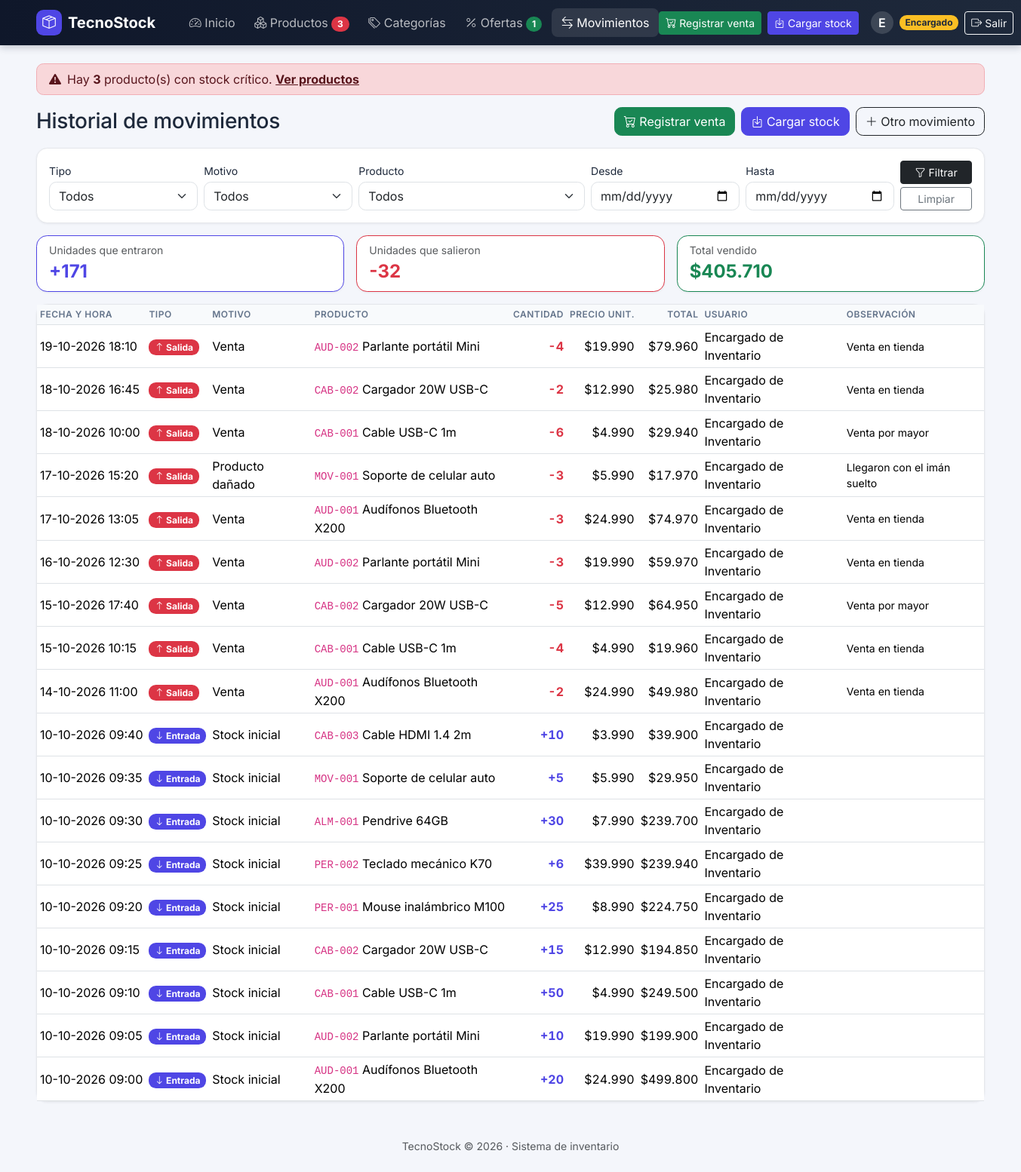
Page /movimientos/index.php (signed in) on the committed database.
### tables this page shows
CREATE TABLE movimiento (
    id_movimiento   INT          NOT NULL AUTO_INCREMENT,
    fecha_hora      DATETIME     NOT NULL DEFAULT CURRENT_TIMESTAMP,
    tipo            ENUM('ENTRADA', 'SALIDA') NOT NULL,
    motivo          VARCHAR(30)  NOT NULL,
    cantidad        INT          NOT NULL,
    precio_unitario INT          NOT NULL DEFAULT 0,
    observacion     VARCHAR(255) NULL,
    id_producto     INT          NOT NULL,
    id_usuario      INT          NOT NULL,
    id_oferta       INT          NULL,

    PRIMARY KEY (id_movimiento),
    CONSTRAINT chk_movimiento_cantidad CHECK (cantidad > 0),
    CONSTRAINT chk_movimiento_precio   CHECK (precio_unitario >= 0),
    CONSTRAINT chk_movimiento_motivo CHECK (
        (tipo = 'ENTRADA' AND motivo IN ('Stock inicial', 'Compra a proveedor', 'Devolución de cliente', 'Ajuste de inventario'))
        OR
        (tipo = 'SALIDA'  AND motivo IN ('Venta', 'Producto dañado', 'Devolución a proveedor', 'Ajuste de inventario'))
    ),
    CONSTRAINT fk_movimiento_producto
        FOREIGN KEY (id_producto) REFERENCES producto (id_producto)
        ON UPDATE CASCADE ON DELETE RESTRICT,
    CONSTRAINT fk_movimiento_usuario
        FOREIGN KEY (id_usuario) REFERENCES usuario (id_usuario)
        ON UPDATE CASCADE ON DELETE RESTRICT,
    CONSTRAINT fk_movimiento_oferta
        FOREIGN KEY (id_oferta) REFERENCES oferta (id_oferta)
        ON UPDATE CASCADE ON DELETE RESTRICT
);

CREATE TABLE producto (
    id_producto  INT          NOT NULL AUTO_INCREMENT,
    codigo       VARCHAR(20)  NOT NULL,
    nombre       VARCHAR(100) NOT NULL,
    descripcion  VARCHAR(255) NULL,
    precio       INT          NOT NULL,
    stock_actual INT          NOT NULL DEFAULT 0,
    stock_minimo INT          NOT NULL DEFAULT 0,
    estado       TINYINT(1)   NOT NULL DEFAULT 1,
    id_categoria INT          NOT NULL,

    PRIMARY KEY (id_producto),
    CONSTRAINT uq_producto_codigo  UNIQUE (codigo),
    CONSTRAINT chk_producto_precio CHECK (precio >= 0),
    CONSTRAINT chk_producto_stock  CHECK (stock_actual >= 0),
    CONSTRAINT chk_producto_minimo CHECK (stock_minimo >= 0),
    CONSTRAINT chk_producto_estado CHECK (estado IN (0, 1)),
    CONSTRAINT fk_producto_categoria
        FOREIGN KEY (id_categoria) REFERENCES categoria (id_categoria)
        ON UPDATE CASCADE ON DELETE RESTRICT
);

CREATE TABLE usuario (
    id_usuario  INT          NOT NULL AUTO_INCREMENT,
    nombre      VARCHAR(100) NOT NULL,
    correo      VARCHAR(120) NOT NULL,
    clave       VARCHAR(255) NOT NULL,
    rol         ENUM('ENCARGADO', 'VENDEDOR') NOT NULL DEFAULT 'VENDEDOR',
    estado      TINYINT(1)   NOT NULL DEFAULT 1,

    PRIMARY KEY (id_usuario),
    CONSTRAINT uq_usuario_correo  UNIQUE (correo),
    CONSTRAINT chk_usuario_estado CHECK (estado IN (0, 1))
);

### includes/funciones.php (called while the page is built, shortened)
<?php
function es_encargado(): bool
{
    return ($_SESSION['rol'] ?? '') === 'ENCARGADO';
}
function e($texto): string
{
    return htmlspecialchars((string) $texto, ENT_QUOTES, 'UTF-8');
}
function texto($valor): string
{
    return is_string($valor) ? trim($valor) : '';
}
function formato_precio($valor): string
{
    return '$' . number_format((int) $valor, 0, ',', '.');
}
function formato_fecha(string $fecha): string
{
    return date('d-m-Y H:i', strtotime($fecha));
}

### movimientos/index.php (the view, shortened to what this page needs)
<?php
require_once __DIR__ . '/../includes/sesion.php';
$desde      = texto($_GET['desde'] ?? '');
$hasta      = texto($_GET['hasta'] ?? '');
function fecha_valida(string $f): string
{
    $d = DateTime::createFromFormat('Y-m-d', $f);
    return ($d && $d->format('Y-m-d') === $f) ? $f : '';
}
$desde = fecha_valida($desde);
$hasta = fecha_valida($hasta);
$condiciones = [];
$parametros  = [];
$where = $condiciones ? ' WHERE ' . implode(' AND ', $condiciones) : '';
$stmt = $pdo->prepare(
    'SELECT m.id_movimiento, m.fecha_hora, m.tipo, m.motivo, m.cantidad, m.precio_unitario, m.id_oferta,
            m.observacion, p.codigo, p.nombre AS producto, u.nombre AS usuario
     FROM movimiento m
     JOIN producto p ON p.id_producto = m.id_producto
     JOIN usuario  u ON u.id_usuario  = m.id_usuario' . $where . '
     ORDER BY m.fecha_hora DESC, m.id_movimiento DESC
     LIMIT 300'
);
$stmt->execute($parametros);
$movimientos = $stmt->fetchAll();
$stmt = $pdo->prepare(
    "SELECT
        COALESCE(SUM(CASE WHEN m.tipo = 'ENTRADA' THEN m.cantidad END), 0) AS unidades_entrada,
        COALESCE(SUM(CASE WHEN m.tipo = 'SALIDA'  THEN m.cantidad END), 0) AS unidades_salida,
        COALESCE(SUM(CASE WHEN m.motivo = 'Venta' THEN m.cantidad * m.precio_unitario END), 0) AS total_ventas
     FROM movimiento m" . $where
);
$stmt->execute($parametros);
$totales = $stmt->fetch();
require __DIR__ . '/../includes/header.php';
?>
<div class="d-flex flex-wrap justify-content-between align-items-center gap-2 mb-3">
    <h1 class="h3 mb-0">Historial de movimientos</h1>
    <div class="d-flex gap-2">
        <a href="registrar.php?tipo=SALIDA&amp;motivo=Venta" class="btn btn-success"><i class="bi bi-cart-check"></i> Registrar venta</a>
        <a href="registrar.php?tipo=ENTRADA&amp;motivo=Compra%20a%20proveedor" class="btn btn-primary"><i class="bi bi-box-arrow-in-down"></i> Cargar stock</a>
        <?php if (es_encargado()): ?>
            <a href="registrar.php" class="btn btn-outline-dark"><i class="bi bi-plus-lg"></i> Otro movimiento</a>
        <?php endif; ?>
    </div>
</div>
<form method="get" class="card card-body mb-3">
    <div class="row g-2 align-items-end">
        <div class="col-md-2">
            <label for="tipo" class="form-label small mb-1">Tipo</label>
            <select id="tipo" name="tipo" class="form-select">
                <option value="">Todos</option>
            </select>
        </div>
        <div class="col-md-2">
            <label for="motivo" class="form-label small mb-1">Motivo</label>
            <select id="motivo" name="motivo" class="form-select">
                <option value="">Todos</option>
            </select>
        </div>
        <div class="col-md-3">
            <label for="id_producto" class="form-label small mb-1">Producto</label>
            <select id="id_producto" name="id_producto" class="form-select">
                <option value="">Todos</option>
            </select>
        </div>
        <div class="col-md-2">
            <label for="desde" class="form-label small mb-1">Desde</label>
            <input type="date" id="desde" name="desde" class="form-control" value="<?= e($desde) ?>">
        </div>
        <div class="col-md-2">
            <label for="hasta" class="form-label small mb-1">Hasta</label>
            <input type="date" id="hasta" name="hasta" class="form-control" value="<?= e($hasta) ?>">
        </div>
        <div class="col-md-1 d-grid gap-1">
            <button class="btn btn-dark btn-sm"><i class="bi bi-funnel"></i> Filtrar</button>
            <a href="index.php" class="btn btn-outline-secondary btn-sm">Limpiar</a>
        </div>
    </div>
</form>
<div class="row g-3 mb-3">
    <div class="col-md-4">
        <div class="card border-primary"><div class="card-body py-2">
            <div class="small text-muted">Unidades que entraron</div>
            <div class="fs-4 fw-bold text-primary">+<?= (int) $totales['unidades_entrada'] ?></div>
        </div></div>
    </div>
    <div class="col-md-4">
        <div class="card border-danger"><div class="card-body py-2">
            <div class="small text-muted">Unidades que salieron</div>
            <div class="fs-4 fw-bold text-danger">-<?= (int) $totales['unidades_salida'] ?></div>
        </div></div>
    </div>
    <div class="col-md-4">
        <div class="card border-success"><div class="card-body py-2">
            <div class="small text-muted">Total vendido</div>
            <div class="fs-4 fw-bold text-success"><?= formato_precio($totales['total_ventas']) ?></div>
        </div></div>
    </div>
</div>
<div class="card">
    <div class="table-responsive">
        <table class="table table-hover table-sm align-middle mb-0">
            <thead>
                <tr>
                    <th>Fecha y hora</th>
                    <th>Tipo</th>
                    <th>Motivo</th>
                    <th>Producto</th>
                    <th class="num">Cantidad</th>
                    <th class="num">Precio unit.</th>
                    <th class="num">Total</th>
                    <th>Usuario</th>
                    <th>Observación</th>
                </tr>
            </thead>
            <tbody>
            <?php foreach ($movimientos as $m): ?>
                <tr>
                    <td class="text-nowrap"><?= e(formato_fecha($m['fecha_hora'])) ?></td>
                    <td>
                        <?php if ($m['tipo'] === 'ENTRADA'): ?>
                            <span class="badge bg-primary"><i class="bi bi-arrow-down"></i> Entrada</span>
                        <?php else: ?>
                            <span class="badge bg-danger"><i class="bi bi-arrow-up"></i> Salida</span>
                        <?php endif; ?>
                    </td>
                    <td>
                        <?= e($m['motivo']) ?>
                    </td>
                    <td><code><?= e($m['codigo']) ?></code> <?= e($m['producto']) ?></td>
                    <td class="num fw-bold <?= $m['tipo'] === 'ENTRADA' ? 'text-primary' : 'text-danger' ?>">
                        <?= $m['tipo'] === 'ENTRADA' ? '+' : '-' ?><?= (int) $m['cantidad'] ?>
                    </td>
                    <td class="num"><?= formato_precio($m['precio_unitario']) ?></td>
                    <td class="num"><?= formato_precio($m['cantidad'] * $m['precio_unitario']) ?></td>
                    <td><?= e($m['usuario']) ?></td>
                    <td class="small"><?= e($m['observacion']) ?></td>
                </tr>
            <?php endforeach; ?>
            </tbody>
        </table>
    </div>
</div>
<?php require __DIR__ . '/../includes/footer.php'; ?>

### assets/css/estilos.css (style rules this page uses)
:root { --marca: #4f46e5; --marca-oscuro: #4338ca; --marca-suave: #eef2ff; --fondo: #f4f6fb; --nav-1: #0f172a; --nav-2: #1e293b; --bs-body-font-family: 'Inter', system-ui, -apple-system, 'Segoe UI', sans-serif; --bs-primary: #4f46e5; --bs-primary-rgb: 79, 70, 229; --bs-link-color: #4f46e5; --bs-link-color-rgb: 79, 70, 229; --bs-link-hover-color: #4338ca; --bs-border-radius: .6rem; }
body.app { background-color: var(--fondo); color: #1e293b; }
.btn-primary { --bs-btn-bg: var(--marca); --bs-btn-border-color: var(--marca); --bs-btn-hover-bg: var(--marca-oscuro); --bs-btn-hover-border-color: var(--marca-oscuro); --bs-btn-active-bg: var(--marca-oscuro); --bs-btn-active-border-color: var(--marca-oscuro); --bs-btn-disabled-bg: var(--marca); --bs-btn-disabled-border-color: var(--marca); }
.card { border: 1px solid #e5e7eb; border-radius: .9rem; box-shadow: 0 1px 3px rgba(15, 23, 42, .06); }
.table > thead th { font-size: .75rem; text-transform: uppercase; letter-spacing: .04em; color: #64748b; font-weight: 600; background: #f8fafc; }
h1 { font-weight: 700; letter-spacing: -.01em; }
.num { text-align: right; font-variant-numeric: tabular-nums; white-space: nowrap; }

### rows in the picture
movimiento: fecha_hora "19-10-2026 18:10", tipo "SALIDA" (drawn), motivo "Venta", id_producto.codigo "AUD-002", id_producto.nombre "Parlante portátil Mini", cantidad "4", precio_unitario "$19.990", formato_precio($m['cantidad'] * $m['precio_unitario']) "$79.960", id_usuario.nombre "Encargado de Inventario", observacion "Venta en tienda"
movimiento: fecha_hora "18-10-2026 16:45", tipo "SALIDA" (drawn), motivo "Venta", id_producto.codigo "CAB-002", id_producto.nombre "Cargador 20W USB-C", cantidad "2", precio_unitario "$12.990", formato_precio($m['cantidad'] * $m['precio_unitario']) "$25.980", id_usuario.nombre "Encargado de Inventario", observacion "Venta en tienda"
movimiento: fecha_hora "18-10-2026 10:00", tipo "SALIDA" (drawn), motivo "Venta", id_producto.codigo "CAB-001", id_producto.nombre "Cable USB-C 1m", cantidad "6", precio_unitario "$4.990", formato_precio($m['cantidad'] * $m['precio_unitario']) "$29.940", id_usuario.nombre "Encargado de Inventario", observacion "Venta por mayor"
movimiento: fecha_hora "17-10-2026 15:20", tipo "SALIDA" (drawn), motivo "Producto dañado", id_producto.codigo "MOV-001", id_producto.nombre "Soporte de celular auto", cantidad "3", precio_unitario "$5.990", formato_precio($m['cantidad'] * $m['precio_unitario']) "$17.970", id_usuario.nombre "Encargado de Inventario", observacion "Llegaron con el imán suelto"
movimiento: fecha_hora "17-10-2026 13:05", tipo "SALIDA" (drawn), motivo "Venta", id_producto.codigo "AUD-001", id_producto.nombre "Audífonos Bluetooth X200", cantidad "3", precio_unitario "$24.990", formato_precio($m['cantidad'] * $m['precio_unitario']) "$74.970", id_usuario.nombre "Encargado de Inventario", observacion "Venta en tienda"
movimiento: fecha_hora "16-10-2026 12:30", tipo "SALIDA" (drawn), motivo "Venta", id_producto.codigo "AUD-002", id_producto.nombre "Parlante portátil Mini", cantidad "3", precio_unitario "$19.990", formato_precio($m['cantidad'] * $m['precio_unitario']) "$59.970", id_usuario.nombre "Encargado de Inventario", observacion "Venta en tienda"
movimiento: fecha_hora "15-10-2026 17:40", tipo "SALIDA" (drawn), motivo "Venta", id_producto.codigo "CAB-002", id_producto.nombre "Cargador 20W USB-C", cantidad "5", precio_unitario "$12.990", formato_precio($m['cantidad'] * $m['precio_unitario']) "$64.950", id_usuario.nombre "Encargado de Inventario", observacion "Venta por mayor"
movimiento: fecha_hora "15-10-2026 10:15", tipo "SALIDA" (drawn), motivo "Venta", id_producto.codigo "CAB-001", id_producto.nombre "Cable USB-C 1m", cantidad "4", precio_unitario "$4.990", formato_precio($m['cantidad'] * $m['precio_unitario']) "$19.960", id_usuario.nombre "Encargado de Inventario", observacion "Venta en tienda"
movimiento: fecha_hora "14-10-2026 11:00", tipo "SALIDA" (drawn), motivo "Venta", id_producto.codigo "AUD-001", id_producto.nombre "Audífonos Bluetooth X200", cantidad "2", precio_unitario "$24.990", formato_precio($m['cantidad'] * $m['precio_unitario']) "$49.980", id_usuario.nombre "Encargado de Inventario", observacion "Venta en tienda"
movimiento: fecha_hora "10-10-2026 09:40", tipo "ENTRADA" (drawn), motivo "Stock inicial", id_producto.codigo "CAB-003", id_producto.nombre "Cable HDMI 1.4 2m", cantidad "10", precio_unitario "$3.990", formato_precio($m['cantidad'] * $m['precio_unitario']) "$39.900", id_usuario.nombre "Encargado de Inventario"
movimiento: fecha_hora "10-10-2026 09:35", tipo "ENTRADA" (drawn), motivo "Stock inicial", id_producto.codigo "MOV-001", id_producto.nombre "Soporte de celular auto", cantidad "5", precio_unitario "$5.990", formato_precio($m['cantidad'] * $m['precio_unitario']) "$29.950", id_usuario.nombre "Encargado de Inventario"
movimiento: fecha_hora "10-10-2026 09:30", tipo "ENTRADA" (drawn), motivo "Stock inicial", id_producto.codigo "ALM-001", id_producto.nombre "Pendrive 64GB", cantidad "30", precio_unitario "$7.990", formato_precio($m['cantidad'] * $m['precio_unitario']) "$239.700", id_usuario.nombre "Encargado de Inventario"
movimiento: fecha_hora "10-10-2026 09:25", tipo "ENTRADA" (drawn), motivo "Stock inicial", id_producto.codigo "PER-002", id_producto.nombre "Teclado mecánico K70", cantidad "6", precio_unitario "$39.990", formato_precio($m['cantidad'] * $m['precio_unitario']) "$239.940", id_usuario.nombre "Encargado de Inventario"
movimiento: fecha_hora "10-10-2026 09:20", tipo "ENTRADA" (drawn), motivo "Stock inicial", id_producto.codigo "PER-001", id_producto.nombre "Mouse inalámbrico M100", cantidad "25", precio_unitario "$8.990", formato_precio($m['cantidad'] * $m['precio_unitario']) "$224.750", id_usuario.nombre "Encargado de Inventario"
movimiento: fecha_hora "10-10-2026 09:15", tipo "ENTRADA" (drawn), motivo "Stock inicial", id_producto.codigo "CAB-002", id_producto.nombre "Cargador 20W USB-C", cantidad "15", precio_unitario "$12.990", formato_precio($m['cantidad'] * $m['precio_unitario']) "$194.850", id_usuario.nombre "Encargado de Inventario"
movimiento: fecha_hora "10-10-2026 09:10", tipo "ENTRADA" (drawn), motivo "Stock inicial", id_producto.codigo "CAB-001", id_producto.nombre "Cable USB-C 1m", cantidad "50", precio_unitario "$4.990", formato_precio($m['cantidad'] * $m['precio_unitario']) "$249.500", id_usuario.nombre "Encargado de Inventario"
movimiento: fecha_hora "10-10-2026 09:05", tipo "ENTRADA" (drawn), motivo "Stock inicial", id_producto.codigo "AUD-002", id_producto.nombre "Parlante portátil Mini", cantidad "10", precio_unitario "$19.990", formato_precio($m['cantidad'] * $m['precio_unitario']) "$199.900", id_usuario.nombre "Encargado de Inventario"
movimiento: fecha_hora "10-10-2026 09:00", tipo "ENTRADA" (drawn), motivo "Stock inicial", id_producto.codigo "AUD-001", id_producto.nombre "Audífonos Bluetooth X200", cantidad "20", precio_unitario "$24.990", formato_precio($m['cantidad'] * $m['precio_unitario']) "$499.800", id_usuario.nombre "Encargado de Inventario"

### other values in the picture
$criticos "3"
$ofertasActivas "1"
$inicial "E"
$totales['unidades_entrada'] "171"
$totales['unidades_salida'] "32"
formato_precio($totales['total_ventas']) "$405.710"
